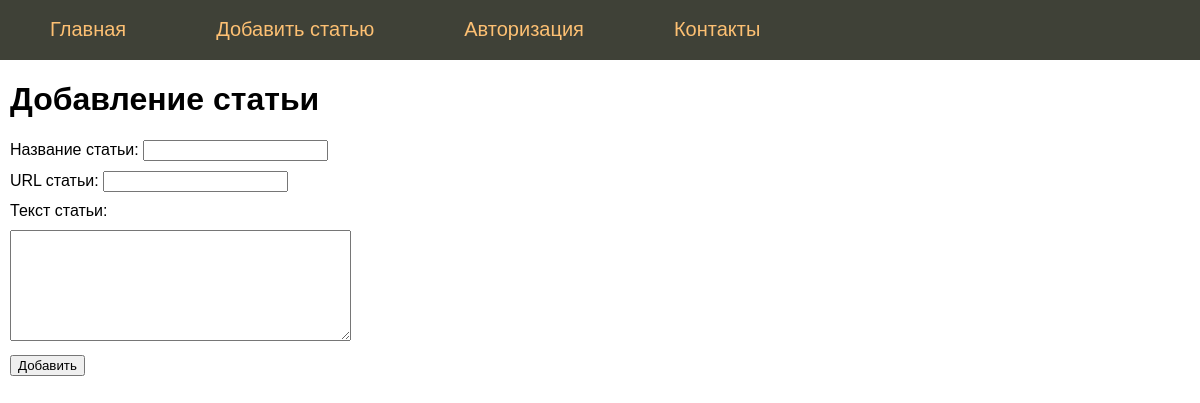
Page /add_post on the committed database.
### tables this page shows
CREATE TABLE mainmenu (
id INTEGER PRIMARY KEY AUTOINCREMENT,
title TEXT NOT NULL,
url TEXT NOT NULL
);

### filesite.py (the view, shortened to what this page needs)
@app.route("/add_post", methods=["POST","GET"])
def addPost():
    return render_template('add_post.html', menu= dbase.getMenu(), title="Добавление статьи")

### FDataBase.py (called while the page is built)
    def getMenu(self):
        sql = """SELECT * FROM  mainmenu"""
        try:
            self.__cur.execute(sql)
            res = self.__cur.fetchall()
            if res: return res
        except:
            print('Ошибка чтения из БД')
        return []

### filesite.py (called while the page is built)
def connect_db():
    conn = sqlite3.connect((app.config['DATABASE']))
    conn.row_factory = sqlite3.Row
    return conn

def get_db():
    if not hasattr(g, 'link_db'):
        g.link_db = connect_db()
    return g.link_db

@app.before_request
def before_request():
    global dbase
    db = get_db()
    dbase = FDataBase(db)

### templates/add_post.html (shortened to what this page needs)
{% extends 'base.html' %}
{% block content %}
{{ super() }}
<form action="{{url_for('addPost')}}" method="post" class="form-contact">
<p><label> Название статьи: </label> <input type="text" name="name" value="" required />
<p><label> URL статьи: </label> <input type="text" name="url" value="" required />
<p><label> Текст статьи:</label>
<p><textarea name="post" rows=7 cols=40></textarea>
    <p><input type="submit" value="Добавить" />
</form>
{% endblock %}

### templates/base.html (shortened to what this page needs)
<!DOCTYPE html>
<html>
<head>
	<link type="text/css" href="{{ url_for('static', filename='css/styles.css')}}" rel = 'stylesheet' />
</head>
<body>
{% block content -%}
	{%- block mainmenu -%}
<ul class="mainmenu">
	{% for m in menu %}
	<li><a href="{{m.url}}">{{m.title}}</a></li>
	{% endfor %}
</ul>
	{% endblock mainmenu -%}
<div class="content">
{% if title -%}
<h1>{{ title }}</h1>
{% else -%}
<h1>Про Flask</h1>
{% endif -%}
{% endblock -%}
</div>
</body>
</html>

### static/css/styles.css (style rules this page uses)
html, body { font-family: 'Arial'; margin: 0; padding: 0; height: 100%; width: 100%; }
a { color: #0059b2; text-decoration: none; }
ul.mainmenu { list-style: none; background: #3F4137; margin: 0; padding: 0; height: 60px; color: #fdc073; font-size: 20px; overflow: hidden; }
ul.mainmenu li { float: Left; margin: 18px 40px 0 50px; }
ul.mainmenu li a { color: #fdc073; text-decoration: none; }
div.content { margin: 10px; }
.form-contact label { display: inline-block; min-width: 80px; }
.form-contact p { margin: 10px 0 10px 0; }

### rows in the picture
mainmenu: title "Главная"
mainmenu: title "Добавить статью"
mainmenu: title "Авторизация"
mainmenu: title "Контакты"

### other values in the picture
{{ title }} "Добавление статьи"
